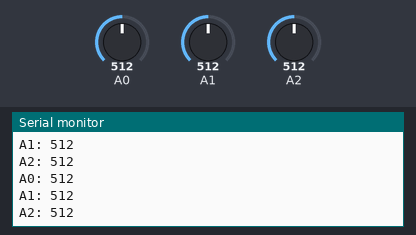
This sketch was run on a simulated Arduino Uno, built with avr-gcc and run on an emulated ATmega328P. Parts: the last lines printed to the serial monitor. The inputs (shaded band) are chosen by the test bench; at power-on: A0 = 512, A1 = 512, A2 = 512.

Above: at 1.3 s.
1.4 s: A0 set to 716
At 1.82 s:
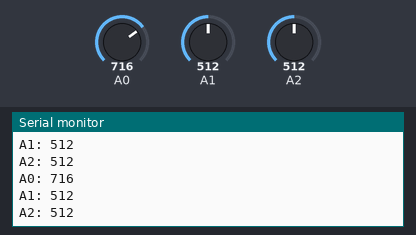
2.9 s: A1 set to 716
At 3.32 s:
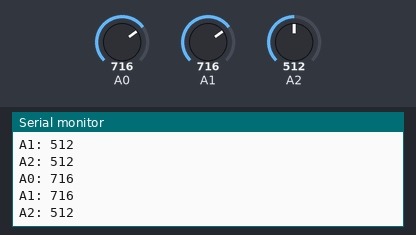
4.4 s: A2 set to 716
At 4.82 s:
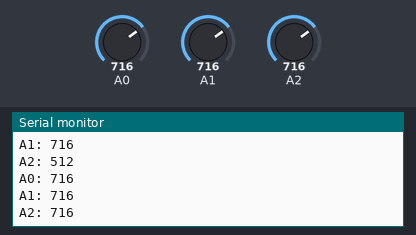
5.9 s: A0 set to 900
At 6.33 s:
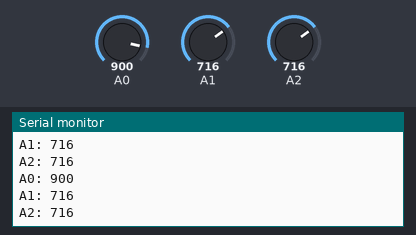
7.4 s: A1 set to 900
At 7.83 s:
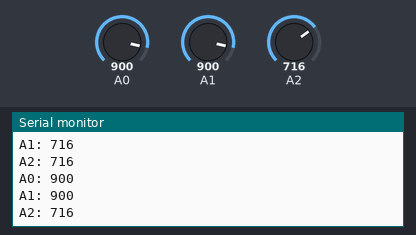
8.9 s: A2 set to 900
At 9.33 s:
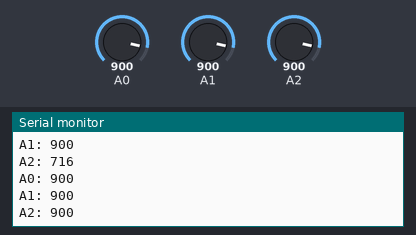
Timing chart, 0 to 11.4 s (numbered marks = the images above; inputs shaded):
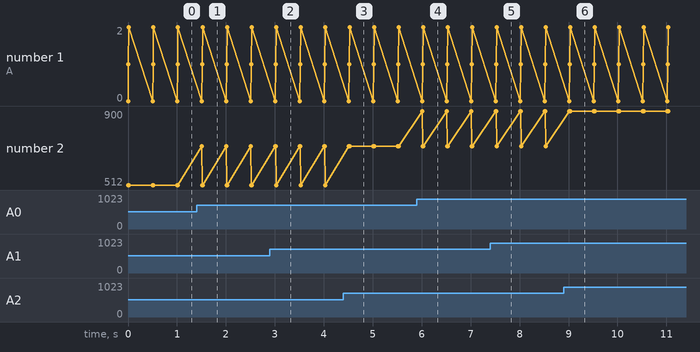

The sketch:

Emg_testing.ino
```cpp
void setup() {
  // put your setup code here, to run once:
  Serial.begin(9600);
}

void loop() {
  // put your main code here, to run repeatedly:
  int emg1 = analogRead(A0);
  int emg2 = analogRead(A1);
  int emg3 = analogRead(A2);

  Serial.print("A0: ");
  Serial.println(emg1);
  Serial.print("A1: ");
  Serial.println(emg2);
  Serial.print("A2: ");
  Serial.println(emg3);

  delay(500);
}
```

Measured:
- after the input at 1.4 s, the serial monitor: prints a new line after 0.10 s (image 1)
- after the input at 2.9 s, the serial monitor: prints a new line after 0.12 s (image 2)
- after the input at 4.4 s, the serial monitor: prints a new line after 0.13 s (image 3)
- after the input at 5.9 s, the serial monitor: prints a new line after 0.11 s (image 4)
- after the input at 7.4 s, the serial monitor: prints a new line after 0.12 s (image 5)
- after the input at 8.9 s, the serial monitor: prints a new line after 0.14 s (image 6)
